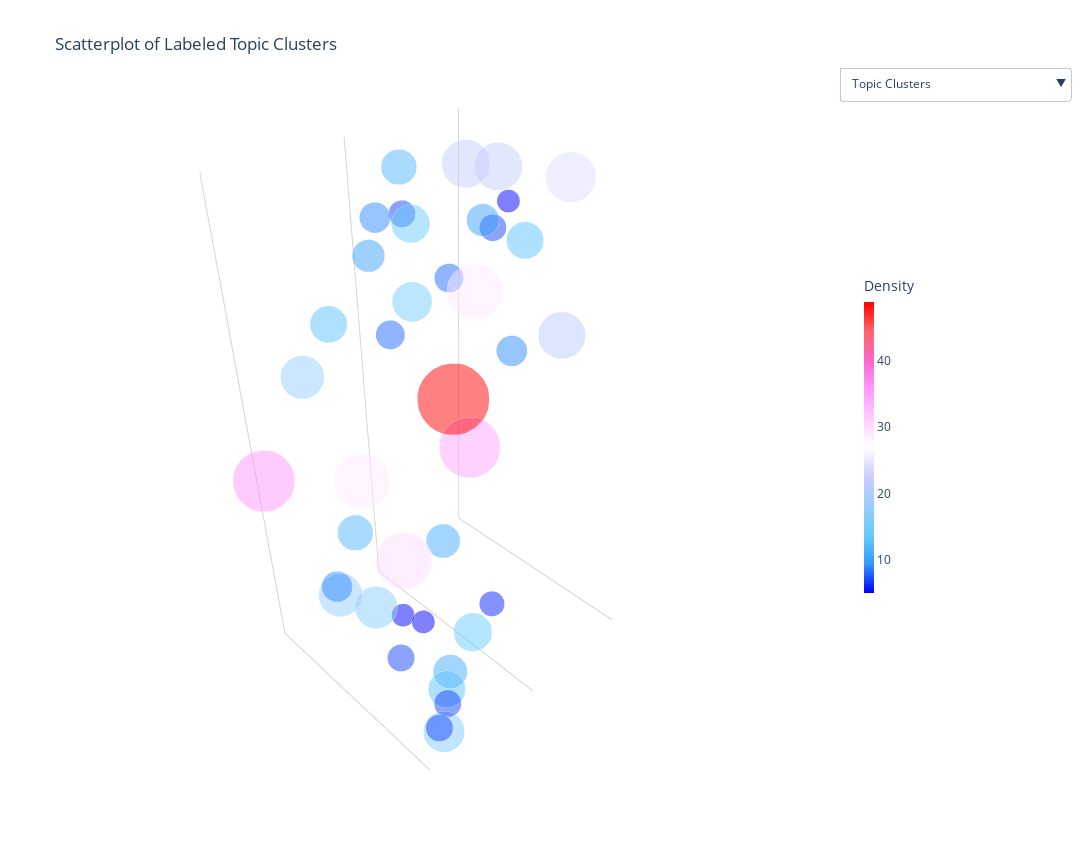

Notebook cell for this chart:
### Code cell
summarization_and_visualization.visualize(df_with_embeddings_clusters, centroids)

### Figure 1 — Plotly figure (JSON) as saved in the notebook; plotly's stock layout.template omitted (floating-point values rounded to 4 significant figures; data arrays with more than 128 entries replaced by an {"elided": "..."} marker saying what was removed)
{"data": [{"hoverinfo": "text", "hovertext": {"elided": "613 str values"}, "marker": {"color": {"elided": "613 int values"}, "colorscale": [[0, "#440154"], [0.1111, "#482878"], [0.2222, "#3e4989"], [0.3333, "#31688e"], [0.4444, "#26828e"], [0.5556, "#1f9e89"], [0.6667, "#35b779"], [0.7778, "#6ece58"], [0.8889, "#b5de2b"], [1, "#fde725"]], "opacity": 0.8, "size": 5}, "mode": "markers", "name": "Document Points)", "type": "scatter3d", "visible": false, "x": {"elided": "613 float values"}, "y": {"elided": "613 float values"}, "z": {"elided": "613 float values"}}, {"hoverinfo": "text", "hovertext": ["<b>Topic:</b> Modeling and Controlling Contagion Spread in Networks", "<b>Topic:</b> Optimizing Wireless Communication for Next-Generation Mobile and Metaverse Applications", "<b>Topic:</b> Analyzing Socio-Spatial Segregation and Mobility Patterns in Urban Environments", "<b>Topic:</b> Influence Maximization in Social Networks: Algorithms, Models, and Extensions", "<b>Topic:</b> Detection and Analysis of Fraudulent Activities in Blockchain and Online Platforms", "<b>Topic:</b> Advanced Spatio-Temporal Graph Neural Networks for Traffic Forecasting and Management", "<b>Topic:</b> Advanced Community Detection and Network Representation Learning using Matrix Factorization and Graph-based Methods", "<b>Topic:</b> Detection and Characterization of Social Media Bots: A Multifaceted Approach", "<b>Topic:</b> Dynamic Graph Representation Learning for Temporal Link Prediction and Event Forecasting", "<b>Topic:</b> Advanced Local Community Detection and Characterization in Graphs", "<b>Topic:</b> Advances in Community Detection Algorithms for Large-Scale Networks", "<b>Topic:</b> Advances in Link Prediction for Complex Networks", "<b>Topic:</b> Analyzing Structure and Dynamics in Complex Networks", "<b>Topic:</b> Advanced Network Analysis Techniques for Complex Systems", "<b>Topic:</b> Advanced Graph Neural Network Methods for Link Prediction and Node Classification", "<b>Topic:</b> Efficient and Accurate Centrality Measures and Algorithms for Network Analysis", "<b>Topic:</b> Analysis and Generation of Complex Networks: Focus on Scale-Free and Small-World Properties", "<b>Topic:</b> Advances in Graph Representation Learning: Efficient Algorithms and Enhanced Embedding Methods", "<b>Topic:</b> Automated Information Extraction and Summarization from Social Media and Online Platforms", "<b>Topic:</b> Modeling and Predicting Information Diffusion in Online Social Networks", "<b>Topic:</b> Addressing Heterophily in Graph Neural Networks for Node Classification", "<b>Topic:</b> Advances in Graph Neural Networks for Higher-Order Graph Representation Learning", "<b>Topic:</b> Advances in Graph Contrastive Learning for Node Classification", "<b>Topic:</b> Blockchain Technology and its Applications in Diverse Domains", "<b>Topic:</b> Network Analysis in Academic and Industrial Research: Collaboration, Knowledge Flow, and Innovation", "<b>Topic:</b> User Migration, Engagement, and Platform Dynamics in the Evolving Social Media Landscape", "<b>Topic:</b> Analyzing Online Discourse: Methods and Insights from Social Media Data", "<b>Topic:</b> Challenges and Advancements in Analyzing and Detecting Toxicity and Hate Speech in Social Media", "<b>Topic:</b> Modeling and Simulation of Opinion Dynamics in Social Networks", "<b>Topic:</b> Opinion Dynamics and Influence in Online Social Networks", "<b>Topic:</b> Understanding and Combating Misinformation on Social Media", "<b>Topic:</b> Analyzing the Influence of Social Media Networks on Political Discourse and Information Dissemination", "<b>Topic:</b> Online Political Polarization and Information Dynamics", "<b>Topic:</b> Combating Misinformation on Social Media: Detection, Fact-Checking, and Mitigation Strategies", "<b>Topic:</b> Adversarial Attacks and Novel Methods for Fake News Detection on Social Media", "<b>Topic:</b> Analyzing Social Media Discourse During the COVID-19 Pandemic", "<b>Topic:</b> Analyzing Polarization and Echo Chambers in Social Media", "<b>Topic:</b> Analysis of Political Discourse and Advertising on Social Media during Elections", "<b>Topic:</b> The Impact of Social Media on Online Toxicity and Mental Health", "<b>Topic:</b> Online Information Manipulation and Censorship: Cross-Platform Analysis and Impacts"], "marker": {"color": [29, 11, 35, 36, 21, 6, 7, 24, 14, 5, 17, 5, 12, 30, 11, 18, 9, 13, 8, 8, 16, 7, 7, 9, 49, 29, 15, 7, 18, 13, 22, 7, 10, 5, 13, 14, 9, 12, 10, 22], "colorbar": {"len": 0.5, "thickness": 10, "title": {"text": "Density"}}, "colorscale": [[0, "rgb(0,0,255)"], [0.1, "rgb(51,153,255)"], [0.2, "rgb(102,204,255)"], [0.3, "rgb(153,204,255)"], [0.4, "rgb(204,204,255)"], [0.5, "rgb(255,255,255)"], [0.6, "rgb(255,204,255)"], [0.7, "rgb(255,153,255)"], [0.8, "rgb(255,102,204)"], [0.9, "rgb(255,102,102)"], [1, "rgb(255,0,0)"]], "opacity": 0.5, "size": [38.47, 23.69, 42.26, 42.86, 32.73, 17.5, 18.9, 34.99, 26.73, 15.97, 29.45, 15.97, 24.74, 39.12, 23.69, 30.3, 21.43, 25.75, 20.2, 20.2, 28.57, 18.9, 18.9, 21.43, 50, 38.47, 27.66, 18.9, 30.3, 25.75, 33.5, 18.9, 22.59, 15.97, 25.75, 26.73, 21.43, 24.74, 22.59, 33.5], "symbol": "circle"}, "mode": "markers", "name": "Topic Clusters (Density-Based Size and Color)", "type": "scatter3d", "visible": true, "x": [5.423, 5.065, 4.322, 6.242, 2.206, 4.792, 5.243, 1.307, 4.688, 4.88, 4.975, 5.152, 5.017, 4.604, 5.328, 5.975, 5.631, 5.11, 3.653, 4.197, 5.771, 5.429, 5.551, 2.387, 2.692, 2.419, 3.119, 2.663, 5.174, 4.673, 2.991, 3.24, 3.839, 2.883, 3.201, 3.938, 3.903, 3.26, 2.156, 2.392], "y": [5.362, 6.491, 6.216, 4.343, 5.934, 7.11, 5.717, 5.189, 6.667, 5.38, 4.836, 6.155, 4.539, 5.13, 6.866, 5.409, 4.822, 6.564, 5.184, 4.62, 7.192, 6.917, 6.867, 5.189, 4.254, 4.442, 3.85, 5.006, 3.897, 3.917, 5.364, 3.853, 3.815, 5.461, 6.027, 4.81, 4.083, 3.85, 4.342, 4.227], "z": [10.3, 9.763, 10.71, 10.19, 11.4, 8.882, 6.997, 13.23, 7.894, 7.386, 7.216, 8.066, 8.622, 8.176, 7.78, 8.666, 8.143, 6.92, 12.48, 11.66, 7.219, 7.231, 6.744, 10.93, 9.806, 11.64, 11.51, 12.82, 11.12, 11.73, 13.78, 12.86, 12.42, 13.35, 13.09, 13.17, 13.04, 13.5, 12.62, 13.44]}, {"hoverinfo": "none", "marker": {"color": [29, 11, 35, 36, 21, 6, 7, 24, 14, 5, 17, 5, 12, 30, 11, 18, 9, 13, 8, 8, 16, 7, 7, 9, 49, 29, 15, 7, 18, 13, 22, 7, 10, 5, 13, 14, 9, 12, 10, 22], "colorbar": {"len": 0.5, "thickness": 10, "title": {"text": "Density"}}, "colorscale": [[0, "rgb(0,0,255)"], [0.1, "rgb(51,153,255)"], [0.2, "rgb(102,204,255)"], [0.3, "rgb(153,204,255)"], [0.4, "rgb(204,204,255)"], [0.5, "rgb(255,255,255)"], [0.6, "rgb(255,204,255)"], [0.7, "rgb(255,153,255)"], [0.8, "rgb(255,102,204)"], [0.9, "rgb(255,102,102)"], [1, "rgb(255,0,0)"]], "opacity": 0.3, "size": [38.47, 23.69, 42.26, 42.86, 32.73, 17.5, 18.9, 34.99, 26.73, 15.97, 29.45, 15.97, 24.74, 39.12, 23.69, 30.3, 21.43, 25.75, 20.2, 20.2, 28.57, 18.9, 18.9, 21.43, 50, 38.47, 27.66, 18.9, 30.3, 25.75, 33.5, 18.9, 22.59, 15.97, 25.75, 26.73, 21.43, 24.74, 22.59, 33.5], "symbol": "circle"}, "mode": "markers", "name": "Cluster Centroids (Density-Based Coloring)", "type": "scatter3d", "visible": false, "x": [5.423, 5.065, 4.322, 6.242, 2.206, 4.792, 5.243, 1.307, 4.688, 4.88, 4.975, 5.152, 5.017, 4.604, 5.328, 5.975, 5.631, 5.11, 3.653, 4.197, 5.771, 5.429, 5.551, 2.387, 2.692, 2.419, 3.119, 2.663, 5.174, 4.673, 2.991, 3.24, 3.839, 2.883, 3.201, 3.938, 3.903, 3.26, 2.156, 2.392], "y": [5.362, 6.491, 6.216, 4.343, 5.934, 7.11, 5.717, 5.189, 6.667, 5.38, 4.836, 6.155, 4.539, 5.13, 6.866, 5.409, 4.822, 6.564, 5.184, 4.62, 7.192, 6.917, 6.867, 5.189, 4.254, 4.442, 3.85, 5.006, 3.897, 3.917, 5.364, 3.853, 3.815, 5.461, 6.027, 4.81, 4.083, 3.85, 4.342, 4.227], "z": [10.3, 9.763, 10.71, 10.19, 11.4, 8.882, 6.997, 13.23, 7.894, 7.386, 7.216, 8.066, 8.622, 8.176, 7.78, 8.666, 8.143, 6.92, 12.48, 11.66, 7.219, 7.231, 6.744, 10.93, 9.806, 11.64, 11.51, 12.82, 11.12, 11.73, 13.78, 12.86, 12.42, 13.35, 13.09, 13.17, 13.04, 13.5, 12.62, 13.44]}], "layout": {"height": 850, "paper_bgcolor": "white", "scene": {"xaxis": {"backgroundcolor": "white", "dtick": 2, "gridcolor": "lightgray", "gridwidth": 2, "showgrid": true, "showticklabels": false, "title": {"text": ""}}, "yaxis": {"backgroundcolor": "white", "gridcolor": "lightgray", "gridwidth": 2, "showgrid": false, "showticklabels": false, "title": {"text": ""}}, "zaxis": {"backgroundcolor": "white", "gridcolor": "lightgray", "gridwidth": 2, "showgrid": false, "showticklabels": false, "title": {"text": ""}}}, "title": {"text": "Scatterplot of Labeled Topic Clusters"}, "updatemenus": [{"buttons": [{"args": [{"visible": [false, true, false]}, {"title": "Scatterplot of Labeled Topic Clusters"}], "label": "Topic Clusters", "method": "update"}, {"args": [{"visible": [true, false, true]}, {"title": "Scatterplot of Labeled Research Titles and Topic Clusters"}], "label": "Research Titles and Topic Clusters", "method": "update"}, {"args": [{"visible": [true, false, false]}, {"title": "Scatterplot of Labeled Research Titles"}], "label": "Research Titles", "method": "update"}], "direction": "down", "pad": {"r": 10, "t": 10}, "showactive": true, "x": 1, "xanchor": "left", "y": 1, "yanchor": "bottom"}], "width": 1150}}
